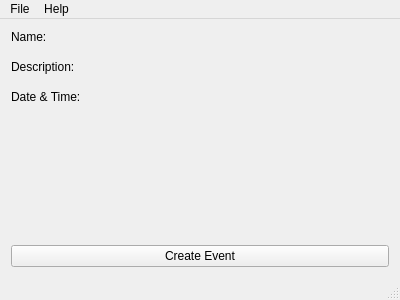
<?xml version="1.0" encoding="UTF-8"?>
<ui version="4.0">
 <class>MainWindow</class>
 <widget class="QMainWindow" name="MainWindow">
  <property name="geometry">
   <rect>
    <x>0</x>
    <y>0</y>
    <width>400</width>
    <height>300</height>
   </rect>
  </property>
  <property name="windowTitle">
   <string>MainWindow</string>
  </property>
  <widget class="QWidget" name="centralWidget">
   <layout class="QGridLayout" name="gridLayout">
    <item row="0" column="0">
     <layout class="QFormLayout" name="formLayout">
      <property name="verticalSpacing">
       <number>16</number>
      </property>
      <item row="0" column="0">
       <widget class="QLabel" name="labelName">
        <property name="text">
         <string>Name:</string>
        </property>
       </widget>
      </item>
      <item row="0" column="1">
       <widget class="QLabel" name="labelNameData">
        <property name="text">
         <string/>
        </property>
       </widget>
      </item>
      <item row="1" column="0">
       <widget class="QLabel" name="labelDescription">
        <property name="text">
         <string>Description:</string>
        </property>
       </widget>
      </item>
      <item row="1" column="1">
       <widget class="QLabel" name="labelDescriptionData">
        <property name="text">
         <string/>
        </property>
       </widget>
      </item>
      <item row="2" column="0">
       <widget class="QLabel" name="labelDateTime">
        <property name="text">
         <string>Date &amp; Time:</string>
        </property>
       </widget>
      </item>
      <item row="2" column="1">
       <widget class="QLabel" name="labelDateTimeData">
        <property name="text">
         <string/>
        </property>
       </widget>
      </item>
     </layout>
    </item>
    <item row="1" column="0">
     <widget class="QPushButton" name="pushButtonCreate">
      <property name="text">
       <string>Create Event</string>
      </property>
     </widget>
    </item>
   </layout>
  </widget>
  <widget class="QMenuBar" name="menuBar">
   <property name="geometry">
    <rect>
     <x>0</x>
     <y>0</y>
     <width>400</width>
     <height>23</height>
    </rect>
   </property>
   <widget class="QMenu" name="menuFile">
    <property name="title">
     <string>File</string>
    </property>
    <addaction name="actionQuit"/>
   </widget>
   <widget class="QMenu" name="menuHelp">
    <property name="title">
     <string>Help</string>
    </property>
    <addaction name="actionAbout_Qt"/>
   </widget>
   <addaction name="menuFile"/>
   <addaction name="menuHelp"/>
  </widget>
  <widget class="QStatusBar" name="statusBar"/>
  <action name="actionQuit">
   <property name="text">
    <string>Quit</string>
   </property>
  </action>
  <action name="actionAbout_Qt">
   <property name="text">
    <string>About Qt...</string>
   </property>
  </action>
 </widget>
 <layoutdefault spacing="6" margin="11"/>
 <resources/>
 <connections/>
</ui>
